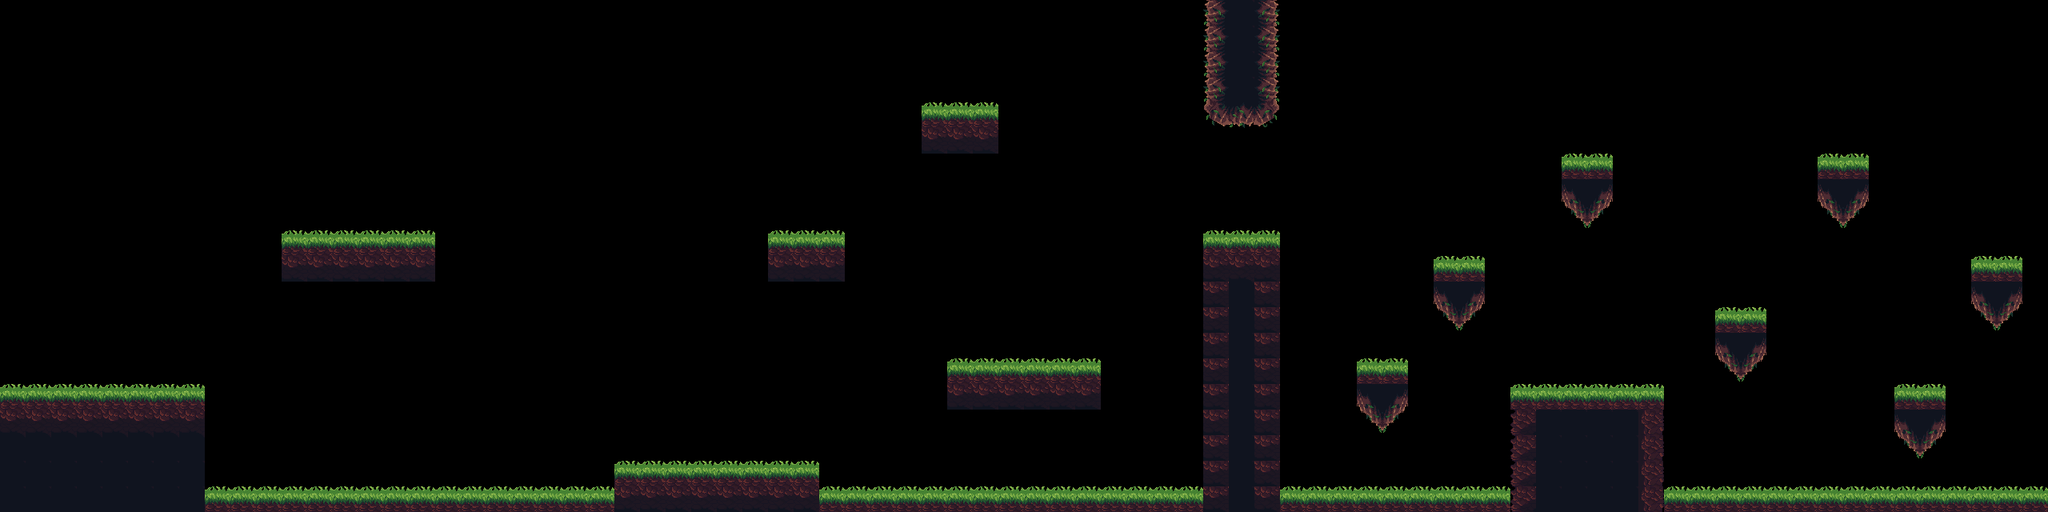

A 2D game scene composited from a Tiled map and its tileset images. What follows is a short description and the map's XML, with each tile layer's data collapsed to a summary:
An orthogonal 80x20 tile map with 32x32 px tiles, 1 tile layer (background), 3 tilesets and 37 objects (13x coin, 4x floor, 2x medusa, player, suriken).

<map version="1.10" tiledversion="1.11.0" orientation="orthogonal" renderorder="right-down" width="80" height="20" tilewidth="32" tileheight="32" infinite="0" nextlayerid="6" nextobjectid="42">
 <tileset firstgid="1" name="Assets" tilewidth="32" tileheight="32" tilecount="144" columns="12">
  <image source="../images/Assets.png" width="400" height="400" />
 </tileset>
 <tileset firstgid="145" name="32x32WoodsItchio" tilewidth="32" tileheight="32" tilecount="1566" columns="58">
  <image source="../images/32x32WoodsItchio.png" width="1857" height="890" />
 </tileset>
 <tileset firstgid="1711" name="Map Tielset" tilewidth="32" tileheight="32" tilecount="100" columns="10">
  <image source="../images/Map Tielset.png" width="320" height="320" />
 </tileset>
 <layer id="1" name="background" width="80" height="20">
  <data>[1600 cells, 267 non-empty, 14 distinct tile ids]</data>
 </layer>
 <objectgroup id="3" name="ground">
  <object id="20" type="floor" x="-20" y="-26.6667" width="49.3333" height="676" />
  <object id="22" type="floor" x="-30.303" y="612.121" width="2615.15" height="66.6667" />
  <object id="24" type="floor" x="-33.3333" y="-39.3939" width="2609.09" height="60.6061" />
  <object id="25" type="floor" x="2536.36" y="-39.3939" width="54.5455" height="721.212" />
  <object id="26" x="0" y="481.818" width="257.576" height="172.727" />
  <object id="27" x="769.697" y="587.879" width="251.515" height="63.6364" />
  <object id="28" x="1190.91" y="454.545" width="187.879" height="54.5455" />
  <object id="29" x="960.606" y="300" width="93.9394" height="48.4848" />
  <object id="30" x="1157.58" y="133.333" width="84.8485" height="54.5455" />
  <object id="31" x="357.576" y="296.97" width="184.848" height="48.4848" />
  <object id="32" x="1509.09" y="300" width="81.8182" height="342.424" />
  <object id="33" x="1515.15" y="6.06061" width="81.8182" height="139.394" />
  <object id="34" x="1718.18" y="460.606" width="27.2727" height="48.4848" />
  <object id="35" x="1793.94" y="321.212" width="60.6061" height="54.5455" />
  <object id="36" x="1954.55" y="193.939" width="48.4848" height="54.5455" />
  <object id="37" x="2160.61" y="396.97" width="36.3636" height="48.4848" />
  <object id="38" x="2284.85" y="200" width="39.3939" height="51.5152" />
  <object id="39" x="2478.79" y="336.364" width="33.3333" height="45.4545" />
  <object id="40" x="2387.88" y="496.97" width="27.2727" height="42.4242" />
  <object id="41" x="1900" y="490.909" width="181.818" height="145.455" />
 </objectgroup>
 <objectgroup id="4" name="coin">
  <object id="2" type="coin" x="373.667" y="184" width="46.6667" height="52" />
  <object id="3" type="coin" x="474.667" y="187" width="46.6667" height="52" />
  <object id="4" type="coin" x="420.667" y="107" width="46.6667" height="52" />
  <object id="5" type="coin" x="984.667" y="201" width="46.6667" height="52" />
  <object id="6" type="coin" x="1176.67" y="45" width="46.6667" height="52" />
  <object id="7" type="coin" x="1256.67" y="362" width="46.6667" height="52" />
  <object id="8" type="coin" x="1704.67" y="370" width="46.6667" height="52" />
  <object id="9" type="coin" x="1801.67" y="241" width="46.6667" height="52" />
  <object id="10" type="coin" x="1960.67" y="114" width="46.6667" height="52" />
  <object id="11" type="coin" x="2152.67" y="302" width="46.6667" height="52" />
  <object id="12" type="coin" x="2280.67" y="108" width="46.6667" height="52" />
  <object id="13" type="coin" x="2375.67" y="402" width="46.6667" height="52" />
  <object id="14" type="coin" x="2471.67" y="234" width="46.6667" height="52" />
 </objectgroup>
 <objectgroup id="5" name="spawn">
  <object id="1" type="player" x="78" y="348" width="86" height="74" />
 </objectgroup>
 <objectgroup id="2" name="monsters">
  <object id="15" type="medusa" x="481.333" y="572.667" width="62" height="42">
   <properties>
    <property name="isVertical" type="bool" value="false" />
    <property name="offNeg" type="float" value="7" />
    <property name="offPos" type="float" value="7" />
   </properties>
  </object>
  <object id="18" type="suriken" x="1968.36" y="479.394" width="44" height="64" />
  <object id="19" type="medusa" x="1251.67" y="569.667" width="62" height="42">
   <properties>
    <property name="isVertical" type="bool" value="false" />
    <property name="offNeg" type="float" value="7" />
    <property name="offPos" type="float" value="7" />
   </properties>
  </object>
 </objectgroup>
</map>
